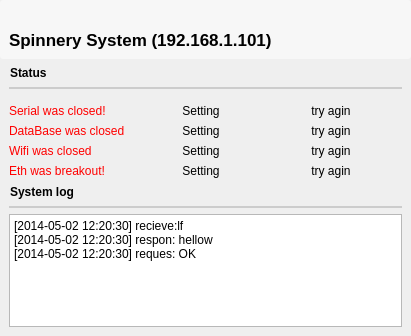
<?xml version="1.0" encoding="UTF-8"?>
<ui version="4.0">
 <class>MainWidget</class>
 <widget class="QWidget" name="MainWidget">
  <property name="geometry">
   <rect>
    <x>0</x>
    <y>0</y>
    <width>411</width>
    <height>336</height>
   </rect>
  </property>
  <property name="windowTitle">
   <string>Form</string>
  </property>
  <property name="styleSheet">
   <string notr="true">#widget_label_system_title{
	/*background-color: qlineargradient(spread:pad, x1:0, y1:0, x2:1, y2:0, stop:0 rgba(255, 255, 255, 255), stop:1 rgba(0, 0, 0, 255));
	
	background-image: url(:/mainrs/title_back.jpg);
	background-position:center left; */
	
	background-color: rgba(255, 255, 255, 120);
 	border-radius:3px;

}
#label_system_title{
	font-weight:bold;
 
}



#widget_system_log,#widget_status{
border-bottom:2px solid #ccc;

}

#widget_system_log QLabel,#widget_status QLabel{
	font-weight:bold;
}

#main_widget_seting_list *,#main_widget_try_list *{
	border:none;
}</string>
  </property>
  <layout class="QVBoxLayout" name="verticalLayout_3">
   <property name="leftMargin">
    <number>0</number>
   </property>
   <property name="topMargin">
    <number>0</number>
   </property>
   <property name="rightMargin">
    <number>0</number>
   </property>
   <property name="bottomMargin">
    <number>0</number>
   </property>
   <item>
    <widget class="QWidget" name="widget_label_system_title" native="true">
     <property name="styleSheet">
      <string notr="true"/>
     </property>
     <layout class="QHBoxLayout" name="horizontalLayout">
      <property name="leftMargin">
       <number>9</number>
      </property>
      <property name="topMargin">
       <number>30</number>
      </property>
      <item>
       <widget class="QLabel" name="label_system_title">
        <property name="font">
         <font>
          <pointsize>13</pointsize>
          <weight>75</weight>
          <bold>true</bold>
         </font>
        </property>
        <property name="text">
         <string>Spinnery System (192.168.1.101)</string>
        </property>
       </widget>
      </item>
     </layout>
    </widget>
   </item>
   <item>
    <widget class="QWidget" name="widget" native="true">
     <layout class="QVBoxLayout" name="verticalLayout_5">
      <property name="topMargin">
       <number>0</number>
      </property>
      <property name="bottomMargin">
       <number>0</number>
      </property>
      <item>
       <widget class="QWidget" name="widget_status" native="true">
        <layout class="QHBoxLayout" name="horizontalLayout_4">
         <property name="leftMargin">
          <number>1</number>
         </property>
         <property name="topMargin">
          <number>1</number>
         </property>
         <property name="rightMargin">
          <number>1</number>
         </property>
         <property name="bottomMargin">
          <number>9</number>
         </property>
         <item>
          <widget class="QLabel" name="label_2">
           <property name="text">
            <string>Status</string>
           </property>
          </widget>
         </item>
        </layout>
       </widget>
      </item>
      <item>
       <widget class="QWidget" name="widget_6" native="true">
        <layout class="QHBoxLayout" name="horizontalLayout_2">
         <property name="leftMargin">
          <number>0</number>
         </property>
         <property name="bottomMargin">
          <number>0</number>
         </property>
         <item>
          <widget class="QWidget" name="widget_5" native="true">
           <layout class="QVBoxLayout" name="verticalLayout_4">
            <property name="leftMargin">
             <number>0</number>
            </property>
            <property name="topMargin">
             <number>0</number>
            </property>
            <property name="rightMargin">
             <number>0</number>
            </property>
            <property name="bottomMargin">
             <number>0</number>
            </property>
            <item>
             <widget class="QLabel" name="label_serial">
              <property name="text">
               <string>&lt;html&gt;&lt;head/&gt;&lt;body&gt;&lt;p&gt;&lt;span style=&quot; color:#ff0000;&quot;&gt;Serial was closed!&lt;/span&gt;&lt;/p&gt;&lt;/body&gt;&lt;/html&gt;</string>
              </property>
             </widget>
            </item>
            <item>
             <widget class="QLabel" name="label_sqlite">
              <property name="text">
               <string>&lt;html&gt;&lt;head/&gt;&lt;body&gt;&lt;p&gt;&lt;span style=&quot; color:#ff0000;&quot;&gt;DataBase was closed&lt;/span&gt;&lt;/p&gt;&lt;/body&gt;&lt;/html&gt;</string>
              </property>
             </widget>
            </item>
            <item>
             <widget class="QLabel" name="label_wifi">
              <property name="text">
               <string>&lt;html&gt;&lt;head/&gt;&lt;body&gt;&lt;p&gt;&lt;span style=&quot; color:#ff0000;&quot;&gt;Wifi was closed&lt;/span&gt;&lt;/p&gt;&lt;/body&gt;&lt;/html&gt;</string>
              </property>
             </widget>
            </item>
            <item>
             <widget class="QLabel" name="label_eth">
              <property name="text">
               <string>&lt;html&gt;&lt;head/&gt;&lt;body&gt;&lt;p&gt;&lt;span style=&quot; color:#ff0000;&quot;&gt;Eth was breakout!&lt;/span&gt;&lt;/p&gt;&lt;/body&gt;&lt;/html&gt;</string>
              </property>
             </widget>
            </item>
           </layout>
          </widget>
         </item>
         <item>
          <widget class="QWidget" name="main_widget_seting_list" native="true">
           <property name="styleSheet">
            <string notr="true"/>
           </property>
           <layout class="QVBoxLayout" name="verticalLayout_2">
            <property name="leftMargin">
             <number>0</number>
            </property>
            <property name="topMargin">
             <number>0</number>
            </property>
            <property name="rightMargin">
             <number>0</number>
            </property>
            <property name="bottomMargin">
             <number>0</number>
            </property>
            <item>
             <widget class="QPushButton" name="pushButton">
              <property name="text">
               <string>Setting</string>
              </property>
             </widget>
            </item>
            <item>
             <widget class="QPushButton" name="pushButton_3">
              <property name="text">
               <string>Setting</string>
              </property>
             </widget>
            </item>
            <item>
             <widget class="QPushButton" name="pushButton_4">
              <property name="text">
               <string>Setting</string>
              </property>
             </widget>
            </item>
            <item>
             <widget class="QPushButton" name="pushButton_2">
              <property name="text">
               <string>Setting</string>
              </property>
             </widget>
            </item>
           </layout>
          </widget>
         </item>
         <item>
          <widget class="QWidget" name="main_widget_try_list" native="true">
           <layout class="QVBoxLayout" name="verticalLayout_6">
            <property name="leftMargin">
             <number>0</number>
            </property>
            <property name="topMargin">
             <number>0</number>
            </property>
            <property name="rightMargin">
             <number>0</number>
            </property>
            <property name="bottomMargin">
             <number>0</number>
            </property>
            <item>
             <widget class="QPushButton" name="pushButton_try_serial">
              <property name="text">
               <string>try agin</string>
              </property>
             </widget>
            </item>
            <item>
             <widget class="QPushButton" name="pushButton_try_sqlite">
              <property name="text">
               <string>try agin</string>
              </property>
             </widget>
            </item>
            <item>
             <widget class="QPushButton" name="pushButton_try_wifi">
              <property name="text">
               <string>try agin</string>
              </property>
             </widget>
            </item>
            <item>
             <widget class="QPushButton" name="pushButton_try_eth">
              <property name="text">
               <string>try agin</string>
              </property>
             </widget>
            </item>
           </layout>
          </widget>
         </item>
        </layout>
       </widget>
      </item>
     </layout>
    </widget>
   </item>
   <item>
    <widget class="QWidget" name="widget_2" native="true">
     <layout class="QVBoxLayout" name="verticalLayout">
      <property name="topMargin">
       <number>0</number>
      </property>
      <property name="bottomMargin">
       <number>9</number>
      </property>
      <item>
       <widget class="QWidget" name="widget_system_log" native="true">
        <layout class="QHBoxLayout" name="horizontalLayout_3">
         <property name="leftMargin">
          <number>1</number>
         </property>
         <property name="topMargin">
          <number>1</number>
         </property>
         <property name="rightMargin">
          <number>1</number>
         </property>
         <property name="bottomMargin">
          <number>9</number>
         </property>
         <item>
          <widget class="QLabel" name="label_5">
           <property name="text">
            <string>System log</string>
           </property>
          </widget>
         </item>
        </layout>
       </widget>
      </item>
      <item>
       <widget class="QPlainTextEdit" name="plainTextEdit">
        <property name="plainText">
         <string>[2014-05-02 12:20:30] recieve:lf
[2014-05-02 12:20:30] respon: hellow
[2014-05-02 12:20:30] reques: OK</string>
        </property>
       </widget>
      </item>
     </layout>
    </widget>
   </item>
  </layout>
 </widget>
 <resources/>
 <connections/>
</ui>
